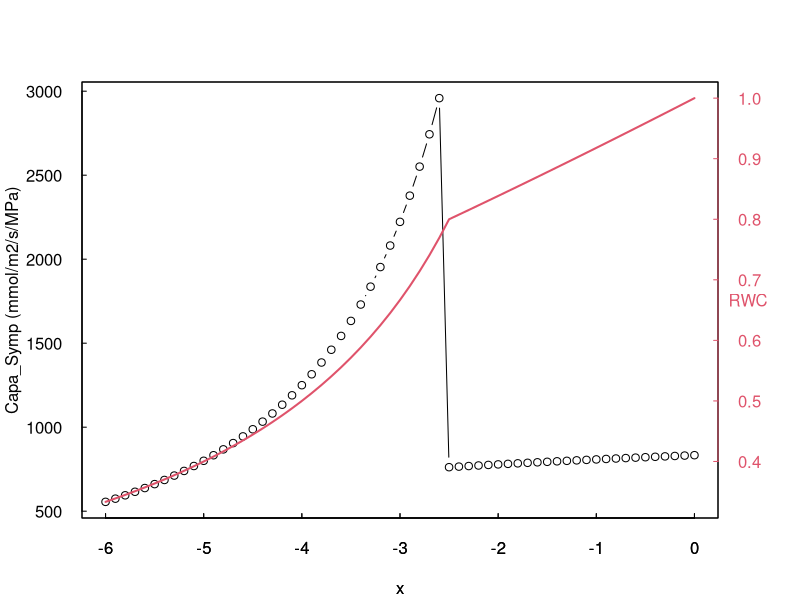

The R script that drew this image:

# ### ### ### ### ### ### ### ### ### ### ### ### ### ### ### ### ### ### ##
# Notes pour implementation de la canopy hydraulic conductance (JR : #19/12/2020) 
# ### ### ### ### ### ### ### ### ### ### ### ### ### ### ### ### ### ### ##

# inputs ( in veg paramaters)
#   - LSPCinit   : leaf specific plant hydraulic conductance (mmmol/m2feuille/s/MPa)  / mesurée à partir des saplflows / ou des fluxes 
#   - LAImax     : leaf area index maximum of the stand (m2/m2) 

# derived parameters (do not change with time)
#   - kEcosInit  : LSCPinit*LAImax (mmol/m2sol/sMPa) 
#   - kAboveInit = 2*kEcosInit // half of the resistance in the roots
#   - kBelowInit = 2*kEcosInit // half of the resistance in aerial biomass

# at each time step  : 
#   - kAbove = kAboveInit*f(PLC_Above)
#   - kBelow = kBelowInit*f(PLC_Below)
#   - kEcos  = 1/((1/kAbove)+(1/kBelow))

# 
# computeNotOK = T
# while(computeNotOK) 
# {
#   # ----------------------
#   # 2. Compute intermediates
#   K_L_td = Eprime_n + C_LApo/dt + 1/(1/K_LSym + dt/C_LSym) + delta_L_cav*K_L_Cav  
#   Psi_L_td = ((Eprime_n + C_LApo/dt)*Psi_LApo_n + (1 /(1/K_LSym + dt/C_LSym))*Psi_LSym_n + delta_L_cav*K_L_Cav*Psi_LApo_mem)/(K_L_td + dbxmin) # dbxmin to avoid 0/0
#   
#   K_T_td = C_TApo/dt + 1/(1/K_TSym + dt/C_TSym) + sum(WBveg$kSoilToCollar)  + delta_T_cav*K_T_Cav 
#   #Erreur dans psi_T_td, FP: A supprimer ?
#   Psi_T_td = (C_TApo/dt*Psi_TApo_n + 1/(1/K_TSym + dt/C_TSym)*Psi_TSym_n + sum(WBveg$kSoilToCollar * WBsoil$PsiSoil) + delta_T_cav*K_T_Cav*Psi_TApo_mem) / (K_T_td + dbxmin) # dbxmin to avoid 0/0
#   
#   # 3. Compute Psi_LApo_np1
#   Eleaks = E_n + Emin_L_np1/(1+(C_LSym+dbxmin)/(K_LSym*dt)) + K_TL/(K_TL + K_T_td) * Emin_T_np1/(1+(C_TSym + dbxmin)/(K_TSym *dt))  # dbxmin to avoid 0/0  FP ATTENTION BUG SUR EMIN!!!!
#   Psi_LApo_np1_Num = kseriesum(K_TL , K_T_td + dbxmin)*Psi_T_td + K_L_td*Psi_L_td - Eleaks
#   Psi_LApo_np1_Denom = kseriesum(K_TL, K_T_td + dbxmin) + K_L_td + dbxmin # dbxmin to avoid 0/0
#   Psi_LApo_np1 = Psi_LApo_np1_Num/Psi_LApo_np1_Denom
#   
#   # 4. Compute Psi_TApo_np1
#   Psi_TApo_np1 = ((K_L_td + K_TL)*Psi_LApo_np1 - K_L_td*Psi_L_td + E_n + Emin_L_np1 / (1+(C_LSym + dbxmin)/(K_LSym*dt)))/(K_TL+ dbxmin) #   FP ATTENTION BUG SUR EMIN!!!!
#   
#   # 5. Compute Psi_Symp_np1 (L and T)
#   Psi_LSym_np1 = (K_LSym*Psi_LApo_np1 + C_LSym/dt*Psi_LSym_n - Emin_L_np1) / (K_LSym + C_LSym/dt + dbxmin) # dbxmin to avoid 0/0
#   Psi_TSym_np1 = (K_TSym*Psi_TApo_np1 + C_TSym/dt*Psi_TSym_n - Emin_T_np1) / (K_TSym + C_TSym/dt + dbxmin) # dbxmin to avoid 0/0
#   
#   
#   if(Psi_TApo_np1 > Psi_TApo_mem & !delta_T_cav) {Tcav_well_computed=1}
#   if(Psi_TApo_np1 < Psi_TApo_mem & !delta_T_cav) {Tcav_well_computed=0}
#   if(Psi_TApo_np1 < Psi_TApo_mem & delta_T_cav) {Tcav_well_computed=1}
#   #Tcav_well_computed = (Psi_TApo_np1 > Psi_TApo_mem)*delta_T_cav  # 1 if OK
#   computeNotOK = 1 -  Tcav_well_computed
#   #print(computeNotOK)
#   if (computeNotOK==0) { # we update Psi_TApo_mem if needed before leaving the while loop
#     if (Psi_TApo_np1 < Psi_TApo_mem) {Psi_TApo_mem = Psi_TApo_np1}
#   } else { # trunk cavitation is not well computed in the first path so a second is needed with T cavitation 
#     delta_T_cav = 1 # in the next step of the while, we do the computation with Tcavit activated
#   }
#   
#   F_T_Cav = K_T_Cav * (Psi_TApo_mem-Psi_TApo_np1) * dt
#   print(F_T_Cav)
#   Q_TApo_mmol <- WBveg$Q_TApo_mmol - max(F_T_Cav,0)
#   
#   
#   
# }
# 
# 


ComputeCapaSymp <- function(Q_LSym_sat_mmol, PiFullTurgor, EpsilonSymp, Psi)
{
  
  PsiTlp <- PiFullTurgor*EpsilonSymp/(PiFullTurgor+EpsilonSymp)
  dbxmin = 1e-100 # NM minimal double to avoid-INF
  Psi=Psi-dbxmin
  Rs1 <- (-1 * (Psi + PiFullTurgor - EpsilonSymp) - sqrt((Psi + PiFullTurgor - EpsilonSymp)^2 + 4 * (Psi * EpsilonSymp))) / (2 * EpsilonSymp)
  Rs2 <- 1 - PiFullTurgor / Psi
  
  Rs1[Rs1<Rs2]<-Rs2[Rs1<Rs2]
  #plot((1-Rs1)~x)
  
  RWC_LSym <- 1 - Rs1 # Relative water content (unitless)
  #----Compute the derivative of the relative water content of the symplasm----
  RWC_LSym_prime1 = RWC_LSym/(-PiFullTurgor- Psi- EpsilonSymp+2*EpsilonSymp*RWC_LSym)
  RWC_LSym_prime2 = -(PiFullTurgor)/Psi^2
  #Compute the leaf capacitance (mmol/MPa/m2_sol)
  RWC_LSym_prime1[Psi<PsiTlp]<-RWC_LSym_prime2[Psi<PsiTlp]
  
  C_LSym <- Q_LSym_sat_mmol*RWC_LSym_prime1
  return(list("C_LSym"=C_LSym, "RWC_LSym_prime1"=RWC_LSym_prime1,"RWC_LSym"=RWC_LSym))
  
}


ComputeCapaSymp(Q_LSym_sat_mmol=10000, PiFullTurgor=-2, EpsilonSymp=8, Psi=-1)

x=seq(0,-6, -0.1)
CapaSym=ComputeCapaSymp(Q_LSym_sat_mmol=10000, PiFullTurgor=-2, EpsilonSymp=10, Psi=x)
quartz()
par(las=1, tck=0.01, mar=c(4.1,4.1,4.1,4.1))
plot(CapaSym$C_LSym~x, type='b', ylab="Capa_Symp (mmol/m2/s/MPa)")
par(new=T, las=1, tck=0.01)
plot(CapaSym$RWC_LSym~x, type='l', lwd=2, col=2, ylab="", yaxt="n")
axis(4, col=2, col.axis=2)
mtext("RWC", 4, line=1.5, col=2, adj=0.5)
?mtext
